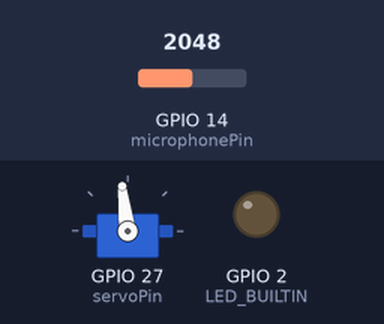
A sketch run on a simulated ESP32. On the bench: servo, output pins drawn as LEDs (lit = HIGH). The test bench sets the inputs (shaded band); at power-on: GPIO 14 (microphonePin) = 2048. Storage starts empty. At 4.0 s the program stops and its outputs stay as they are.

Above: at 0.4 s.
At 1.0 s:
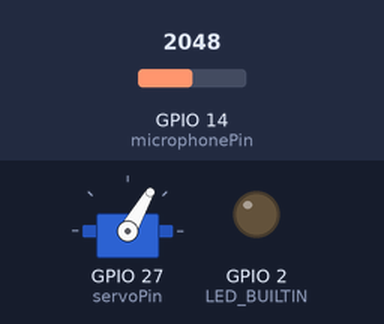
At 2.4 s:
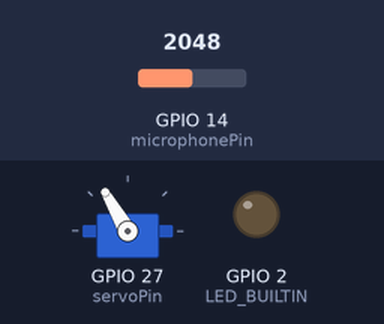
Timing chart, 0 to 3.9 s (numbered marks = the images above):
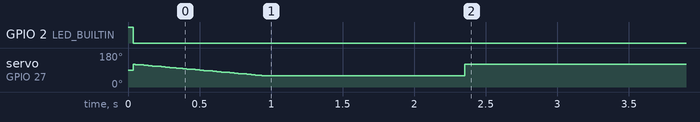

The sketch:

BoGov1.ino
```cpp
/*
 * Connect the SD card to the following pins:
 *
 * SD Card | ESP32
 *    D2       -
 *    D3       SS
 *    CMD      MOSI
 *    VSS      GND
 *    VDD      3.3V
 *    CLK      SCK
 *    VSS      GND
 *    D0       MISO
 *    D1       -
 */
#include "FS.h"
#include "SD.h"
#include "SPI.h"
#include <ESP32Servo.h>

File audioFile;
File logFile;
Servo myservo;

const char * path = "/dataset/data.txt";
const char * logpath = "/log/log.txt";

int microphonePin = 14;
int servoPin = 27;

const int sampleRate = 44100;  // Sample rate in Hz (CD quality)
const int bitsPerSample = 16;  // Bits per sample (16-bit)
const int numChannels = 1;     // Mono audio

unsigned long millisCurrent = 0;
unsigned long millisElapsed = 0;
unsigned long millisLast = 0;

int pos = 130;

struct wavStruct {
  const char chunkID[4] = {'R', 'I', 'F', 'F'};
  uint32_t chunkSize = 36;                     //Size of (entire file in bytes - 8 bytes) or (data size + 36)
  const char format[4] = {'W', 'A', 'V', 'E'};
  const char subchunkID[4] = {'f', 'm', 't', ' '};
  const uint32_t subchunkSize = 16;
  const uint16_t audioFormat = 1;              //PCM == 1
  uint16_t numChannels = 1;                    //1=Mono, 2=Stereo
  uint32_t sampleRate = 11000;
  uint32_t byteRate = 11000;                   //== SampleRate * NumChannels * BitsPerSample/8
  uint16_t blockAlign = 1;                     //== NumChannels * BitsPerSample/8
  uint16_t bitsPerSample = 8;                  //8,16,32...
  const char subChunk2ID[4] = {'d', 'a', 't', 'a'};
  uint32_t subChunk2Size = 0;                  //== NumSamples * NumChannels * BitsPerSample/8
  //Data                                       //The audio data
};


void setup(){
    pinMode(LED_BUILTIN, OUTPUT);
    Serial.begin(115200);
    digitalWrite(LED_BUILTIN, HIGH);
    myservo.attach(servoPin);
    if(!SD.begin()){
        Serial.println("Card Mount Failed");
        while(1);
        return;
    }

    if (!SD.exists("/dataset")) {
        SD.mkdir("/dataset");
    }

    if (!SD.exists("/log")) {
        SD.mkdir("/log");
    }

    // Check if /mydir/hello.txt exists
    audioFile = SD.open(path, FILE_WRITE);


    if (!SD.exists(logpath)) {
        logFile = SD.open(logpath, FILE_WRITE);
    }else {
      logFile = SD.open(logpath, FILE_APPEND);
    }
    // audioFile.print("AAAAAAAA\n");
    digitalWrite(LED_BUILTIN, LOW);
    for (pos = 120; pos >= 60; pos -= 1) {
      myservo.write(pos);
      delay(15);
    }
    delay(1000);
    millisLast = millis();
}

void loop(){
  millisCurrent = millis();

  int audioSample = analogRead(14) - 2048;
  writeAudioSample(audioSample);
  if (millisCurrent - millisLast > 400) myservo.write(120);
  if (millisCurrent - millisLast > 2000){
    audioFile.close();
    logFile.close();

    while (1);
  }

}

void writeWavHeader(){
  // wavStruct wavHeader;
  // audioFile.write((byte*)&wavHeader, 44);
}

void writeAudioSample(int sample) {
  // sample = map(sample, 0, 4096, -32767,32767);
  audioFile.println(sample);
}
```
